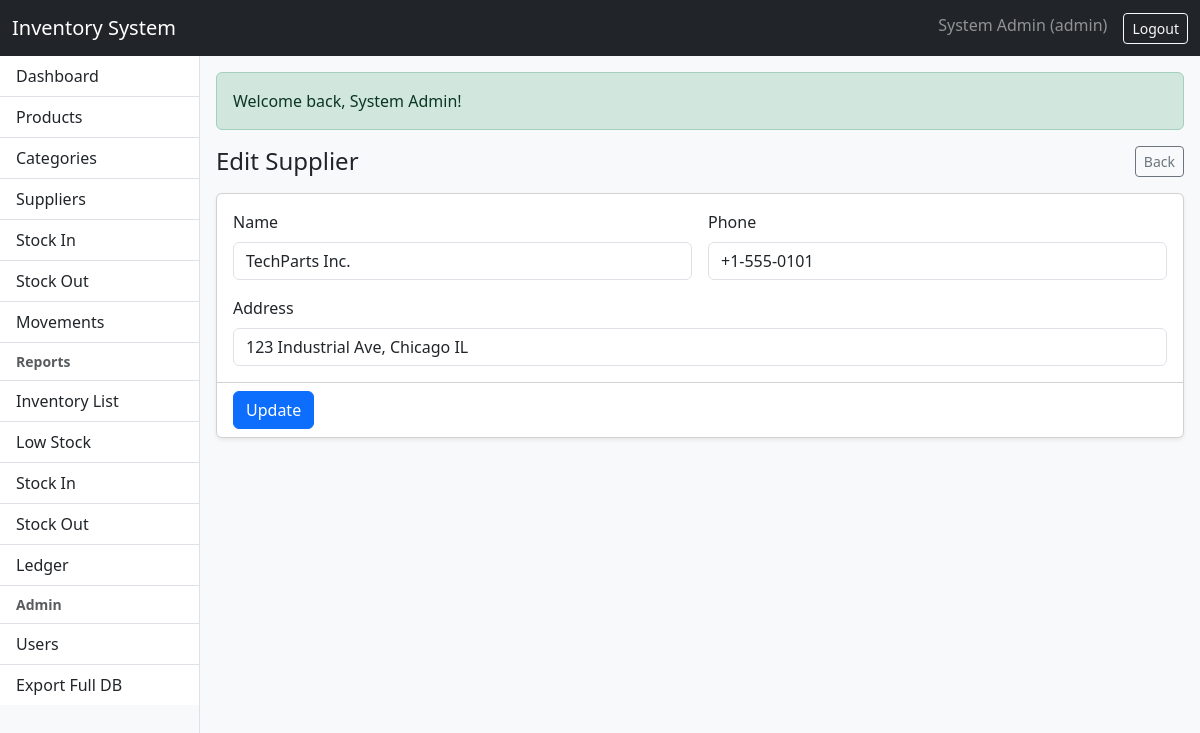
/modules/suppliers/index.php?action=edit&id=aaaaaaaa-aaaa-aaaa-aaaa-aaaaaaaaaaaa (signed in), run on the app's committed database.
### tables this page shows
CREATE TABLE suppliers (
  id CHAR(36) NOT NULL,
  name VARCHAR(200) NOT NULL,
  phone VARCHAR(50) NULL,
  address VARCHAR(255) NULL,
  created_at DATETIME NOT NULL DEFAULT CURRENT_TIMESTAMP,
  PRIMARY KEY (id),
  KEY idx_suppliers_name (name)
);

### config/config.php (called while the page is built, shortened)
<?php
function base_url(string $path = ''): string
{
    $path = ltrim($path, '/');
    return rtrim(BASE_URL, '/') . '/' . $path;
}
function e(?string $value): string
{
    return htmlspecialchars((string)$value, ENT_QUOTES | ENT_SUBSTITUTE, 'UTF-8');
}
function post(string $key, $default = null)
{
    return $_POST[$key] ?? $default;
}
function get(string $key, $default = null)
{
    return $_GET[$key] ?? $default;
}

### modules/suppliers/index.php (the view, shortened to what this page needs)
<?php
$action = (string)get('action', 'list');
$errors = [];
require_once __DIR__ . '/../../views/header.php';
require_once __DIR__ . '/../../views/sidebar.php';
if ($action === 'create'):
?>
  <div class="d-flex align-items-center justify-content-between mb-3">
    <h4 class="mb-0">Create Supplier</h4>
    <a class="btn btn-outline-secondary btn-sm" href="<?= e(base_url('modules/suppliers/index.php')) ?>">Back</a>
  </div>
  <?php if ($errors): ?>
    <div class="alert alert-danger"><ul class="mb-0"><?php foreach ($errors as $er) echo '<li>' . e($er) . '</li>'; ?></ul></div>
  <?php endif; ?>
  <form method="post" class="card shadow-sm">
    <div class="card-body">
      <input type="hidden" name="csrf_token" value="<?= e(csrf_token()) ?>">
      <div class="row g-3">
        <div class="col-md-6">
          <label class="form-label">Name</label>
          <input class="form-control" name="name" required value="<?= e((string)post('name','')) ?>">
        </div>
        <div class="col-md-6">
          <label class="form-label">Phone</label>
          <input class="form-control" name="phone" value="<?= e((string)post('phone','')) ?>">
        </div>
        <div class="col-12">
          <label class="form-label">Address</label>
          <input class="form-control" name="address" value="<?= e((string)post('address','')) ?>">
        </div>
      </div>
    </div>
    <div class="card-footer bg-white">
      <button class="btn btn-primary" type="submit">Save</button>
    </div>
  </form>
<?php
elseif ($action === 'edit'):
    $id = (string)get('id','');
    $stmt = $pdo->prepare("SELECT * FROM suppliers WHERE id=:id");
    $stmt->execute([':id'=>$id]);
    $row = $stmt->fetch();
    if (!$row) {
        echo '<div class="alert alert-danger">Supplier not found.</div>';
    } else {
?>
  <div class="d-flex align-items-center justify-content-between mb-3">
    <h4 class="mb-0">Edit Supplier</h4>
    <a class="btn btn-outline-secondary btn-sm" href="<?= e(base_url('modules/suppliers/index.php')) ?>">Back</a>
  </div>
  <form method="post" class="card shadow-sm">
    <div class="card-body">
      <div class="row g-3">
        <div class="col-md-6">
          <label class="form-label">Name</label>
          <input class="form-control" name="name" required value="<?= e((string)post('name', $row['name'])) ?>">
        </div>
        <div class="col-md-6">
          <label class="form-label">Phone</label>
          <input class="form-control" name="phone" value="<?= e((string)post('phone', (string)($row['phone'] ?? ''))) ?>">
        </div>
        <div class="col-12">
          <label class="form-label">Address</label>
          <input class="form-control" name="address" value="<?= e((string)post('address', (string)($row['address'] ?? ''))) ?>">
        </div>
      </div>
    </div>
    <div class="card-footer bg-white">
      <button class="btn btn-primary" type="submit">Update</button>
    </div>
  </form>
<?php
    }
endif;
require_once __DIR__ . '/../../views/footer.php';

### assets/app.css (style rules this page uses)
body { background: #f8f9fa; }

### data on the page
suppliers: name "TechParts Inc.", phone "+1-555-0101", address "123 Industrial Ave, Chicago IL"

### other printed values
APP_NAME "Inventory System"
$u['name'] "System Admin"
$u['role'] "admin"
$flash['message'] "Welcome back, System Admin!"
